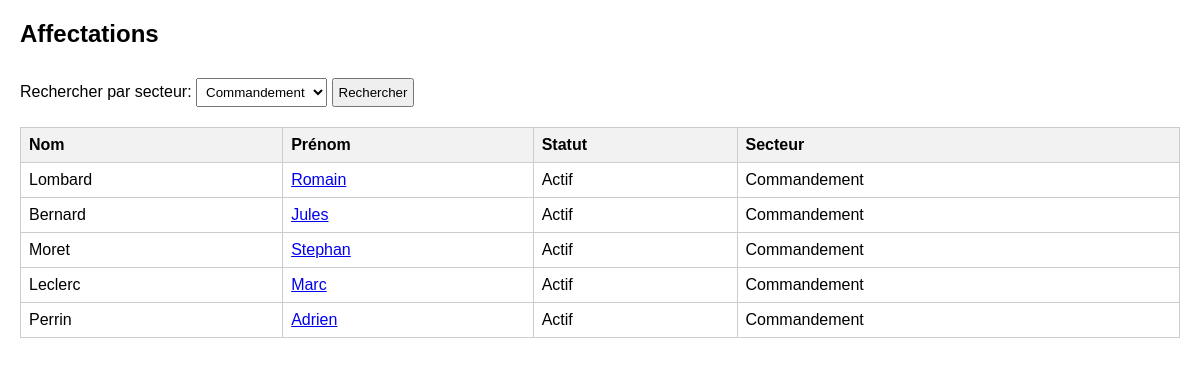
Screenshot of /vues/affectation.php?filtre=5 with the database file from the repository.
### tables this page shows
CREATE TABLE `User` (
  `id` int NOT NULL,
  `identifiant` varchar(100) NOT NULL,
  `mdp` varchar(255) NOT NULL,
  `nom` varchar(100) NOT NULL,
  `prenom` varchar(100) NOT NULL,
  `idSpecialite` int DEFAULT NULL,
  `idSecteur` int DEFAULT NULL,
  `statut` enum('Actif','Repos','Malade','Danger') DEFAULT 'Actif',
  `lienPDP` text
);

### vues/affectation.php (the view, shortened to what this page needs)
<?php
$pdo = new PDO("mysql:host=localhost;dbname=orbibase", "root", "");
$pdo->setAttribute(PDO::ATTR_ERRMODE, PDO::ERRMODE_EXCEPTION);
$filtre = $_GET['filtre'] ?? '';
if ($filtre !== '') {
    $result = $pdo->prepare("SELECT * FROM user WHERE idSecteur = :filtre");
    $result->bindParam(':filtre', $filtre, PDO::PARAM_INT);
} else {
    $result = $pdo->prepare("SELECT * FROM user");
}
$result->execute();
$users = $result->fetchAll(PDO::FETCH_ASSOC);
?>
<!DOCTYPE html>
<html>
<head>
</head>
<body>
<h2> Affectations</h2>
<form method="GET" action="index.php">
    <label for="filtre">Rechercher par secteur: </label>
    <select name="filtre" id="filtre">
        <option value="5"<?= $filtre === '5'? 'selected' : '' ?>>Commandement</option>
    </select>
    <button type="submit">Rechercher</button>
</form>
<table border="1" cellpadding="5" cellspacing="0">
    <tr>
        <th>Nom</th>
        <th>Prénom</th>
        <th>Statut</th>
        <th>Secteur</th>
    </tr>
    <?php foreach ($users as $user): ?>
        <tr>
            <td><?= $user['nom'] ?></td>
            <td>
                <a href="index.php?page=userInfos&id=<?= $user['id'] ?>">
                    <?= htmlspecialchars($user['prenom'], ENT_QUOTES, 'UTF-8') ?>
                </a>
            </td>
            <td><?= $user ['statut'] ?></td>
            <td>
                <?= match ($user['idSecteur']){
                    1 => 'Recherche',
                    2 => 'Agriculture',
                    3 => 'Maintenance',
                    4 => 'Médecine',
                    5 => 'Commandement',
                    default => 'Non défini',
                }
                ?>
            </td>
        </tr>
    <?php endforeach; ?>
</table>
</body>
</html>

### vues/affectation.php (style rules this page uses)
body { font-family: Arial; margin: 20px; }
table { border-collapse: collapse; width: 100%; margin-top: 20px; }
th, td { border: 1px solid#ccc; padding: 8px; text-align: left; }
th { background-color:#f2f2f2; }
select, button { padding: 5px; margin-top: 10px; }

### rows the page displays
user: nom "Lombard", prenom "Romain", statut "Actif", idSecteur "Commandement"
user: nom "Bernard", prenom "Jules", statut "Actif", idSecteur "Commandement"
user: nom "Moret", prenom "Stephan", statut "Actif", idSecteur "Commandement"
user: nom "Leclerc", prenom "Marc", statut "Actif", idSecteur "Commandement"
user: nom "Perrin", prenom "Adrien", statut "Actif", idSecteur "Commandement"
